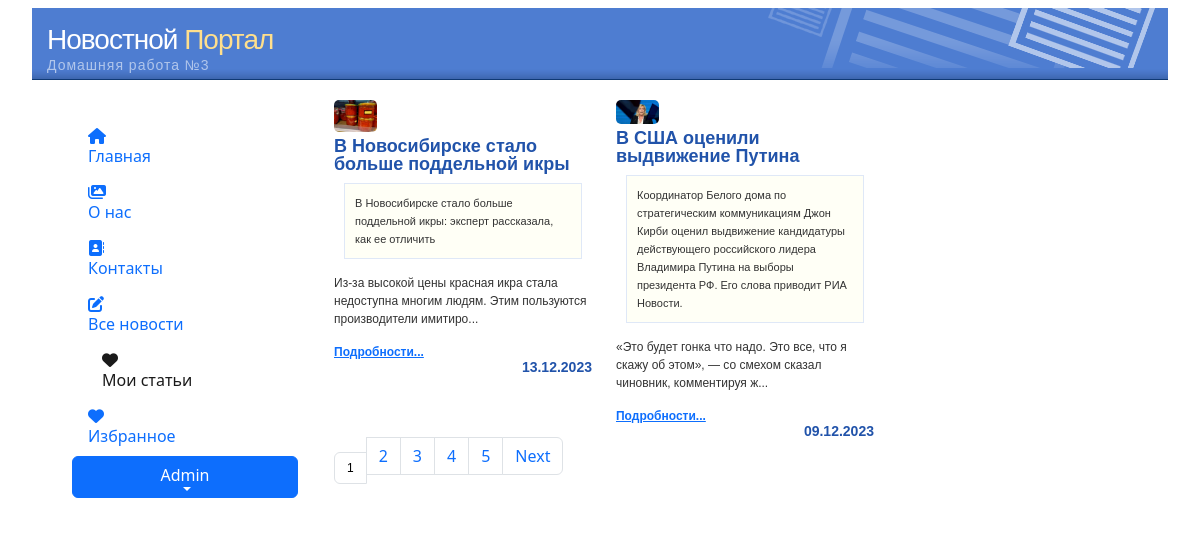
/news/mynews/ (signed in), run on the app's committed database.
### news/models.py (models this page shows, shortened)
class Article(models.Model):
    categories = (('E','Economics'),
                  ('S','Science'),
                  ('IT','IT'))
    author = models.ForeignKey(User, on_delete=models.SET_NULL, null=True, verbose_name='Автор')
    title = models.CharField('Заголовок', max_length=50, default='')
    anouncement = models.TextField('Аннотация', max_length=250)
    text = models.TextField('Текст новости')
    date = models.DateTimeField('Дата создания', auto_now=True)
    category = models.CharField(choices=categories, max_length=50, default='', verbose_name='Категория')
    tags = models.ManyToManyField(to=Tag, blank=True, verbose_name='Тэги')
    slug = models.SlugField()
    def get_absolute_url(self):
        return f'/news/show/{self.id}'
    class Meta:
        ordering = ['title', 'date']
        verbose_name = 'Новость'
        verbose_name_plural = 'Новости'

class Image(models.Model):
    article = models.ForeignKey(Article, on_delete=models.CASCADE)
    name = models.CharField(max_length=50, blank=True)
    image = models.ImageField(upload_to='article_images/')

### news/views.py (the view)
# urls.py: path('mynews/', views.mynews, name='mynews'),
def mynews(request):
    user = request.user
    articles = Article.objects.filter(author=user)
    p = Paginator(articles, 2)
    page_number = request.GET.get('page')
    page_obj = p.get_page(page_number)
    context = {'articles': page_obj}
    return render(request, 'news/mynews.html', context)

### users/templatetags/users_extras.py (called while the page is built)
@register.filter(name="has_group")
def has_group(user,group_name):
    return user.groups.filter(name=group_name).exists()

### news/templates/news/mynews.html (shortened to what this page needs)
{% extends 'home01/index.html' %}
{% load static %}
{% load bootstrap5 %}
{% block content %}
 <div id="content" >
<div class="container-fluid">
       <div class="row">
           {% for articl in articles %}
               <div id="news" class="col-xs-4 col-sm-4 col-md-4 col-lg-4">
               {% if articl.image_set.all %}
                    <div class="col-xs-4 col-sm-4 col-md-4 col-lg-4">
                        <img src="{{ articl.image_set.all.0.image.url }}"
                             style="width:50%; height:auto; border-radius:5px;">
                    </div>
               {% endif %}
               <h3>{{ articl.title }}</h3>
                   <div class='featurebox_side'>{{ articl.anouncement }}</div>
                   <p>{{ articl.text|slice:":100" }}...</p>
                   <p class="lead mb-0"><a href="{{ articl.get_absolute_url }}" class="fw-bold">Подробности...</a></p>
                <h4 align="right">{{articl.date|date:"d.m.Y" }}</h4>
           </div>
           {% endfor %}
      </div>
   </div>
  <div class="container-fluid">
     <div class="row">
     {% if articles|length == 0 %}
     <h3> Увы, пока нет статей! Удачи! </h3>
 {% else %}
    <nav aria-label="Page navigation example">
          <ul class="pagination">
              {% for p in articles.paginator.page_range %}
                {% if articles.number == p %}
                    <li class="page-item"><p class="page-link" style="color:black;"> {{ p }}</p></li>
                {% else %}
                    <li class="page-item"><a class="page-link" href="?page={{ p }}"> {{ p }}</a></li>
                {% endif %}
              {% endfor %}
              {% if articles.has_next %}
                <li class="page-item"><a class="page-link" href="?page={{ articles.next_page_number }}">Next</a></li>
              {% endif %}
          </ul>
        </nav>
 {% endif %}
    </div>
    </div>
  </div>
{% endblock %}

### home01/templates/home01/left_sidebar.html (shortened to what this page needs)
{% load bootstrap5 %}
{% load static %}
{% bootstrap_css %}
{% load users_extras %}
            <div class="tm-sidebar">
                <nav class="tm-nav">
                    <div>
                     <ul  class="nav nav-pills flex-column mb-auto">
                            <li class="nav-item">
                                <a href="{% url 'news_index' %}"
                                {% if request.resolver_match.view_name == 'news_index' %} class="nav-link current link-active"{% else %} class="nav-link" {% endif %}>
                                    <i class="fa fa-house menu-icon"></i>
                                    <div class="d-none d-lg-block">Главная</div>
                                </a>
                            </li>
                            <li class="nav-item">
                                <a href="{% url 'about' %}"
                                   {% if request.resolver_match.view_name == 'about' %} class="nav-link current link-active"{% else %} class="nav-link" {% endif %}>
                                    <i class="fas fa-images nav-icon"></i>
                                    <div class="d-none d-lg-block">О нас</div>
                                </a>
                            </li>
                            <li class="nav-item">
                                <a href="{% url 'contact' %}"
                                   {% if request.resolver_match.view_name == 'contact' %} class="nav-link current link-active"{% else %} class="nav-link" {% endif %}>
                                    <i class="fas fa-address-book nav-icon"></i>
                                    <div class="d-none d-lg-block">Контакты</div>
                                </a>
                            </li>
                            <li class="nav-item">
                                <a href="{% url 'all_news' %}"
                                {% if request.resolver_match.view_name == 'all_news' %} class="nav-link current" {% else %} class="nav-link" {% endif %}>
                                    <i class="fas fa-pen-to-square nav-icon"></i>
                                    <div class="d-none d-lg-block">Все новости</div>
                                </a>
                            </li>
{% if request.user|has_group:"Autors" %}
<li class="nav-item">
      <a href="{% url 'mynews' %}"
      {% if request.resolver_match.view_name == 'mynews' %} class="nav-link current" {% else %} class="nav-link" {% endif %}>
        <i class="fas fa-heart nav-icon"></i>
        <div class="d-none d-lg-block">Мои статьи</div>
    </a>
</li>
{% endif %}
{% if request.user.id %}
<li class="nav-item">
      <a href="{% url 'myarticles' %}"
      {% if request.resolver_match.view_name == 'myarticles' %} class="nav-link current" {% else %} class="nav-link" {% endif %}>
        <i class="fas fa-heart nav-icon"></i>
        <div class="d-none d-lg-block">Избранное</div>
    </a>
</li>
{% endif %}
 </ul>
     <div class="dropdown" >
          <button class="dropbtn btn btn-primary dropdown-toggle" type="button" id="dropdownMenuButton1" data-bs-toggle="dropdown" aria-expanded="false">
              {% if request.user.id %}
              <div class="d-none d-lg-block">{{request.user.username}}</div>
              {% else %}
              <div class="d-none d-lg-block">Гость</div>
              {% endif %}
          </button>
</div>
</div>
</nav>
</div>

### home01/static/home01/css/style.css (style rules this page uses)
body { text-align: center; margin-top:10px; margin-bottom:10px; color:#666666; background-color: #666666; }
#content { margin-top: 20px; margin-bottom: 0px; }
#content p { margin-top:15px; margin-bottom: 15px; font-family: verdana, arial, sans-serif; font-size: 12px; line-height: 18px; color: #333333; }
#content h3 { margin-top:5px; margin-bottom: 10px; font-family: verdana, arial, sans-serif; font-size: 18px; font-weight: bold; line-height: 18px; color: #2153AA; }
#content h4 { margin-top:0px;margin-bottom:0px; font-family: verdana, arial, sans-serif; font-size: 14px; font-weight: bold; line-height: 12px; color: #2153AA; }
.featurebox_side { background-color: #fffff6; margin:1px;margin-left:10px;margin-right:10px;margin-bottom:15px; padding:10px; border: 1px solid #DFE8F7; font-family: verdana, arial, sans-serif; font-size: 11px; line-height: 18px; color: #333333; }
.tm-sidebar { background-color: #fff; top: 0; bottom: 0; left: 0; z-index: 1000; padding-left: 40px; padding-top: 40px; width: 100%; }
.tm-nav { display: flex; flex-direction: column; justify-content: space-between; height: 100%; }
.nav-link { position: relative; padding-top: 15px; padding-bottom: 15px; }
.nav-item:hover .nav-link, .nav-link.current { color: #1a1a1a; padding-left: 30px; }
.dropbtn { width: 100%; display: block; align-items: center; justify-content: center; margin-bottom: 1px; }

### data on the page
Article: image_set.all.0.image (picture), title "В Новосибирске стало больше поддельной икры", anouncement "В Новосибирске стало больше поддельной икры: эксперт рассказала, как ее отличить", text "Из-за высокой цены красная икра стала недоступна многим людям. Этим пользуются производители имитиро", date "13.12.2023"
Article: image_set.all.0.image (picture), title "В США оценили выдвижение Путина", anouncement "Координатор Белого дома по стратегическим коммуникациям Джон Кирби оценил выдвижение кандидатуры действующего российского лидера Владимира Путина на выборы президента РФ. Его слова приводит РИА Новости.", text "«Это будет гонка что надо. Это все, что я скажу об этом», — со смехом сказал чиновник, комментируя ж", date "09.12.2023"

### other printed values
{{ request.user.username }} "Admin"
{{ p }} "1"
{{ p }} "2" "3" "4" "5"
